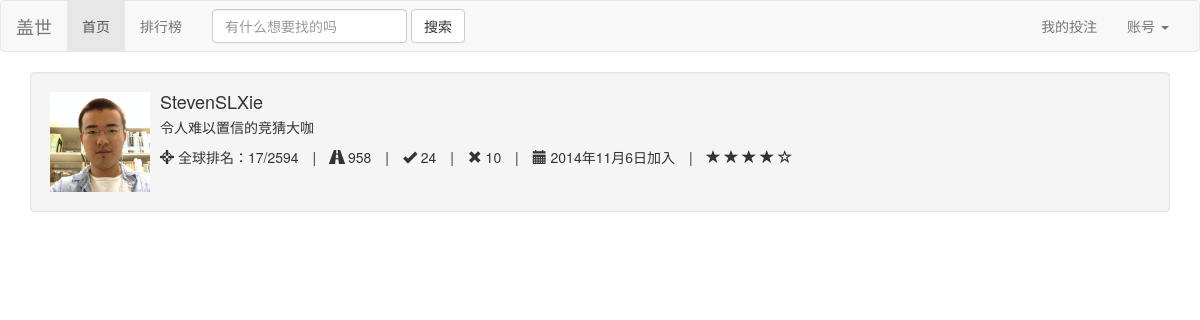
Page /leaderboard (signed in) on the committed database.
### Guess/models.py (models this page shows)
class Person(models.Model):
	user = models.OneToOneField(User)
	point = models.IntegerField(default=1000)
	expertise = models.TextField(default='N/A')
	win = models.IntegerField(default=0)
	lose = models.IntegerField(default=0)
	game = models.IntegerField(default=0)
	point_per_game = models.FloatField(default=0.0)
	class Meta:
		ordering = ('point','point_per_game',)

### Guess/views.py (the view)
# urls.py: url(r'^leaderboard', 'Guess.views.leaderboard', name='leaderboard'),
def leaderboard(request):
	if not request.user.is_authenticated():
		return redirect('/')
	persons = Person.objects.all()
	return render(request,'leaderboard.html',{'persons':persons})

### Guess/templates/leaderboard.html (shortened to what this page needs)
{% load bootstrap3 %}
<link href='static/bootstrap/css/bootstrap.min.css' rel='stylesheet'>
{% include "nav_bar.html" %}
<link rel="stylesheet" href="http://cdnjs.cloudflare.com/ajax/libs/font-awesome/4.1.0/css/font-awesome.min.css"/>
{% for person in persons %}
<div class="container">
  <div class="well">
      <div class="media">
      	<a class="pull-left" href="#">
    		<img class="media-object" src="/static/me.jpg" height="100" width="100">
  		</a>
  		<div class="media-body">
    		<h4 class="media-heading">{{ person.user.username }}</h4>
          <p>令人难以置信的竞猜大咖</p>
          <ul class="list-inline list-unstyled">
            <li><span><i class="glyphicon glyphicon-screenshot"></i> 全球排名：17/2594 </span></li>
            <li>|</li>
            <li><span><i class="glyphicon glyphicon-road"></i> {{ person.point }}</span></li>
            <li>|</li>
            <li><span><i class="glyphicon glyphicon-ok"></i> {{ person.win }}</span></li>
            <li>|</li>
            <li><span><i class="glyphicon glyphicon-remove"></i> {{ person.lose }}</span></li>
            <li>|</li>
            <li><span><i class="glyphicon glyphicon-calendar"></i> 2014年11月6日加入 </span></li>
            <li>|</li>
            <li>
               <span class="glyphicon glyphicon-star"></span>
                        <span class="glyphicon glyphicon-star"></span>
                        <span class="glyphicon glyphicon-star"></span>
                        <span class="glyphicon glyphicon-star"></span>
                        <span class="glyphicon glyphicon-star-empty"></span>
            </li>
			</ul>
       </div>
    </div>
  </div>
</div>
{% endfor %}

### rows in the picture
Person: user.username "StevenSLXie", point "958", win "24", lose "10"
